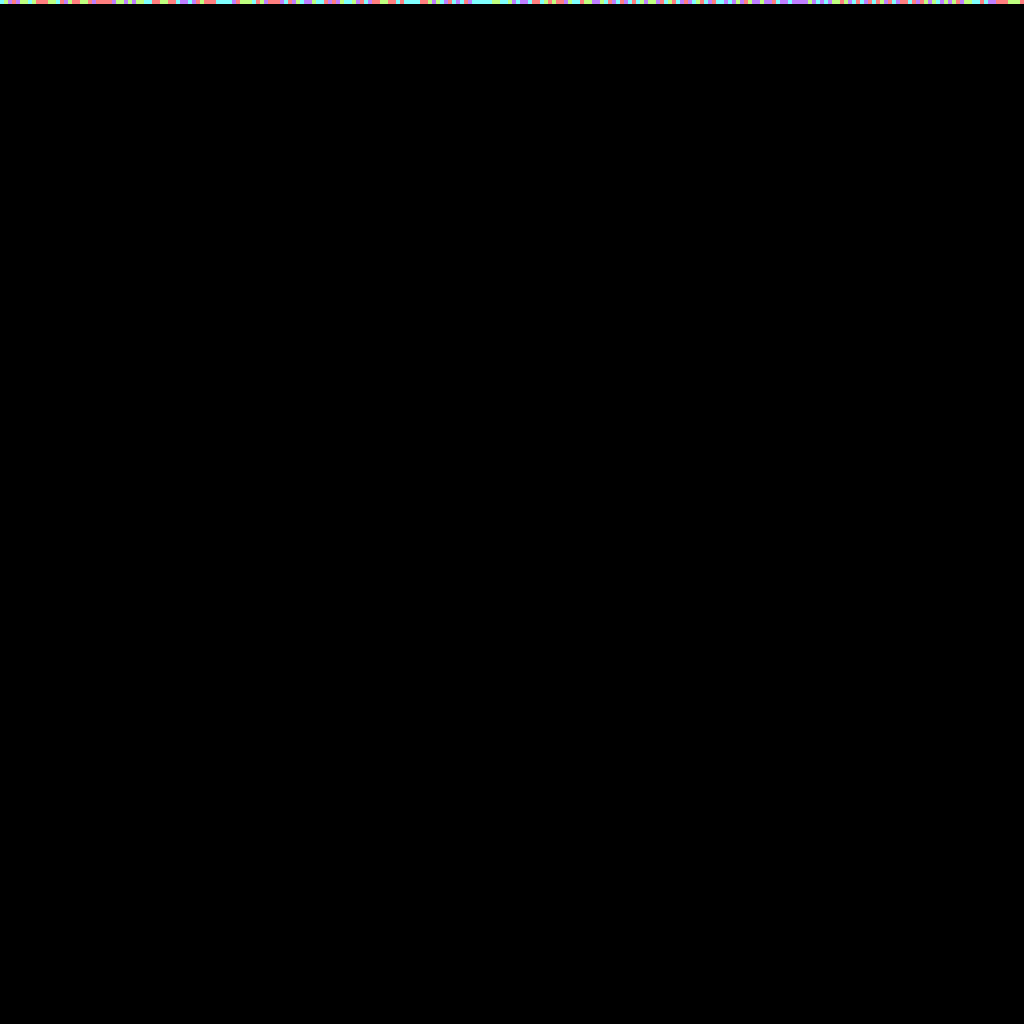
Frame 1 (no input)
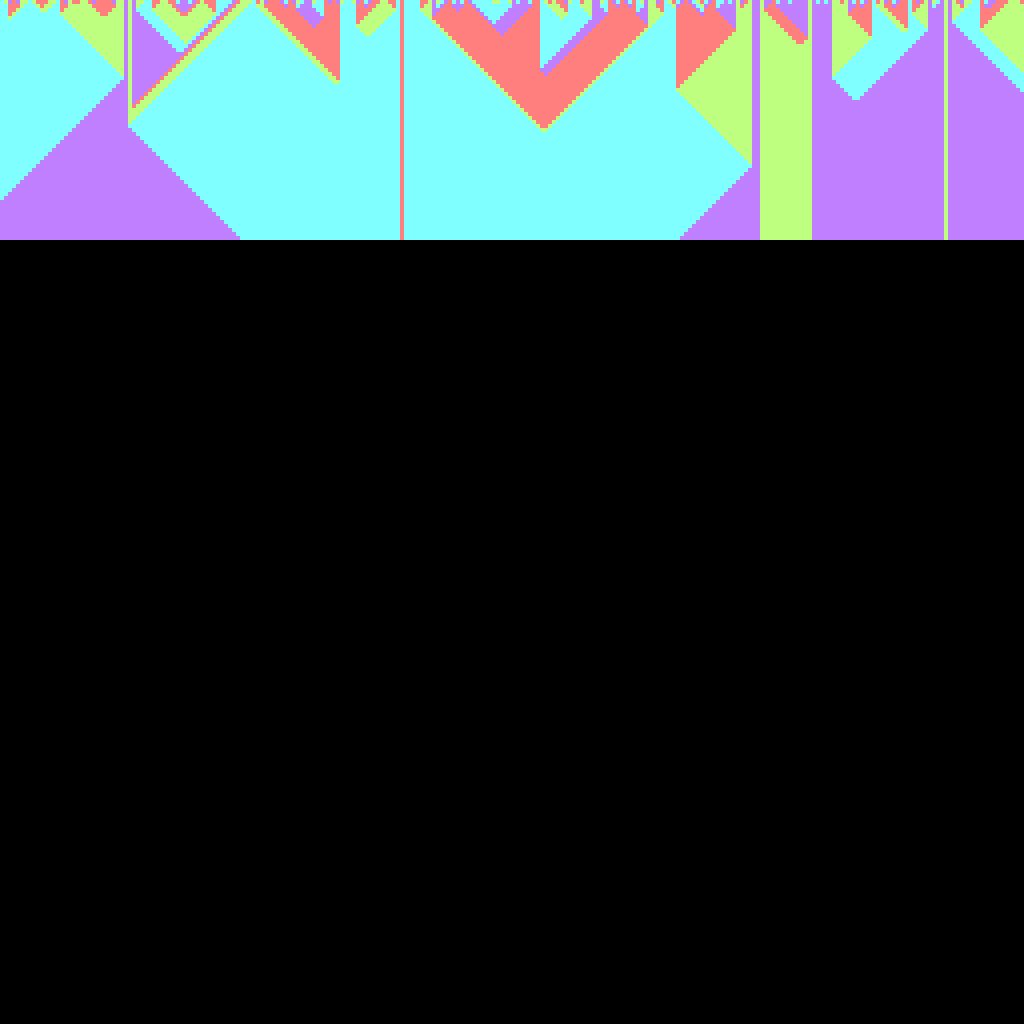
Frame 60 (the mouse pressed at the canvas centre just before this capture)
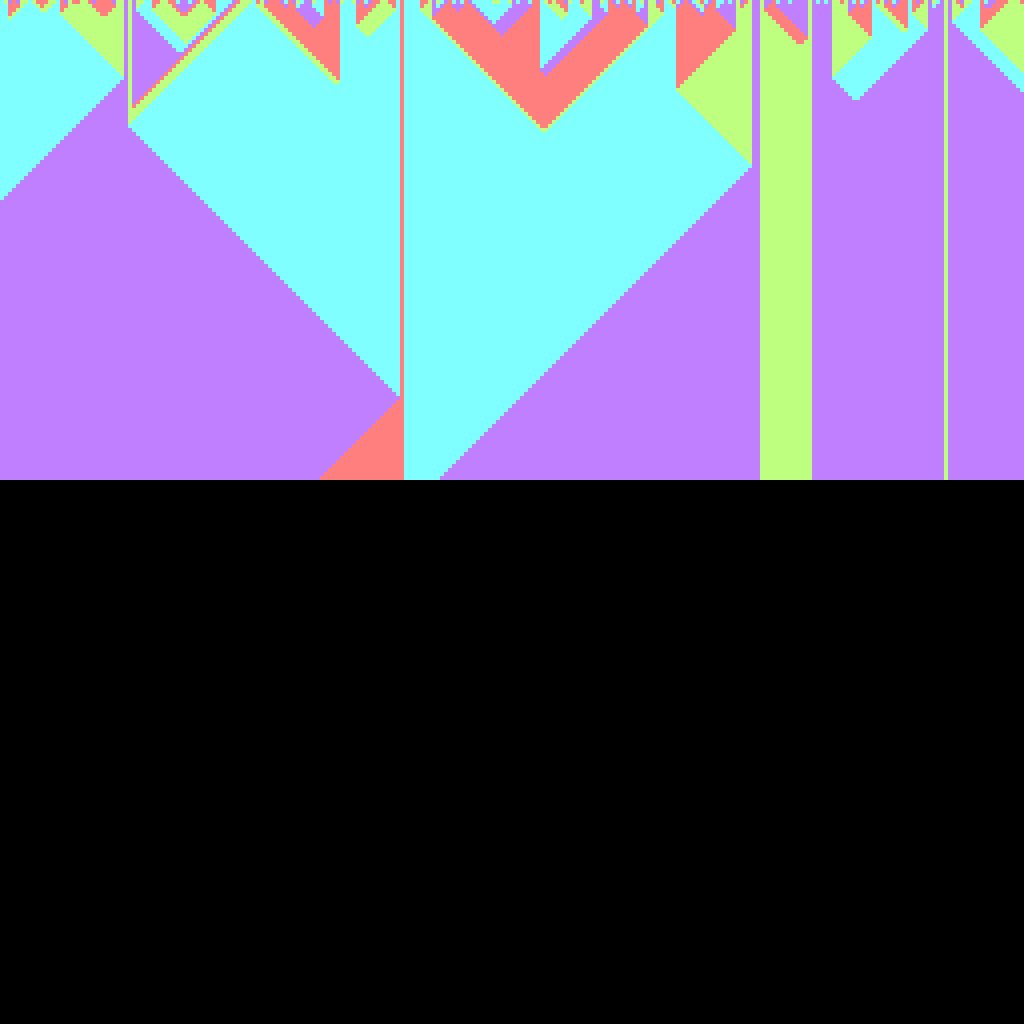
Frame 120 (the mouse held since frame 60 and released just before this capture)

The Processing sketch that drew these frames (run headless with seeded random() and noise(); from frame 60 on, the mouse is pressed at the canvas centre):

// Processing sketch: CyclicCA1D
// ── CyclicCA1D.pde
int[][]grid;
int gridSize, cellSize;
void settings() {
  gridSize=256;
  cellSize=1024/gridSize;
  size(gridSize*cellSize, gridSize*cellSize);
}
void setup() {
  grid=new int[gridSize][gridSize];
  for (int x=0; x<gridSize; x++) {
    for (int y=0; y<gridSize; y++) {
      grid[x][y]=-1;
      if(y==0)grid[x][y]=int(random(numTypes));
      //if (x==0||y==0||x==gridSize-1||y==gridSize-1)grid[x][y]=0;
    }
  }
}
int numTypes=4;
void draw() {
  background(255);
  for (int x=0; x<gridSize; x++) {
    for (int y=0; y<gridSize; y++) {
      colorMode(HSB, 100);
      fill((grid[x][y]==-1?color(0):color(grid[x][y]*(100/numTypes), 50, 100)));
      noStroke();
      colorMode(RGB, 255);
      rect(x*cellSize, y*cellSize, cellSize, cellSize);
    }
  }
  iterate();
  surface.setTitle("CyclicCA1D, frameRate="+nf(frameRate, 2, 3));
}
int genNum=0;
void iterate() {
  if (genNum>=gridSize-1){
    //return;
    genNum--;
    for(int y=1;y<gridSize;y++){
      for(int x=0;x<gridSize;x++){
        grid[x][y-1]=grid[x][y];
      }
    }
  }
  genNum++;
  for (int x=0; x<gridSize; x++) {
    ArrayList<Integer>ints=new ArrayList<Integer>();
    if (x>0)ints.add(grid[x-1][genNum-1]);
    if (x<gridSize-1)ints.add(grid[x+1][genNum-1]);
    int cur=grid[x][genNum-1];
    for (Integer i : ints) {
      if (replaces(cur, i)) {
        cur=i;
        break;
      }
    }
    grid[x][genNum]=cur;
  }
}
boolean replaces(int b, int a) {//does a replace b
  return a==((b+1)%numTypes);
  //if(a==1)return b==2;
  //if(a==2)return b==3;
  //if(a==3)return b==4;
  //if(a==4)return b==1;
  //return random(100)<100;
  //return false;
}
